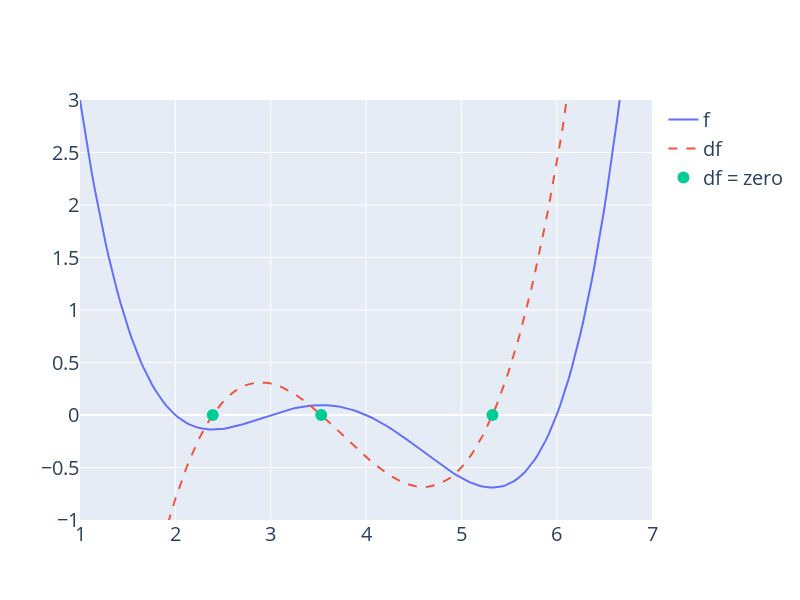

Source (notebook cell):
### Markdown cell above
We can visualize the value of the MSE on our dataset for different possible choices of $\theta_1$. To optimize our model, we want to select the value of $\theta_1$ that leads to the lowest MSE.

### Code cell
#| code-fold: true
import plotly.graph_objects as go

def derivative_arbitrary(x):
    return (4*x**3 - 45*x**2 + 160*x - 180)/10

fig = go.Figure()
roots = np.array([2.3927, 3.5309, 5.3263])

fig.add_trace(go.Scatter(x = xs, y = arbitrary(xs), 
                         mode = "lines", name = "f"))
fig.add_trace(go.Scatter(x = xs, y = derivative_arbitrary(xs), 
                         mode = "lines", name = "df", line = {"dash": "dash"}))
fig.add_trace(go.Scatter(x = np.array(roots), y = 0*roots, 
                         mode = "markers", name = "df = zero", marker_size = 12))
fig.update_layout(font_size = 20, yaxis_range=[-1, 3])
fig.update_layout(autosize=False, width=800, height=600)
fig.show()

### Figure 1 — Plotly figure (JSON) as saved in the notebook; plotly's stock layout.template omitted (floating-point values rounded to 4 significant figures; data arrays with more than 128 entries replaced by an {"elided": "..."} marker saying what was removed)
{"data": [{"mode": "lines", "name": "f", "type": "scatter", "x": {"elided": "200 float values"}, "y": {"elided": "200 float values"}}, {"line": {"dash": "dash"}, "mode": "lines", "name": "df", "type": "scatter", "x": {"elided": "200 float values"}, "y": {"elided": "200 float values"}}, {"marker": {"size": 12}, "mode": "markers", "name": "df = zero", "type": "scatter", "x": [2.393, 3.531, 5.326], "y": [0, 0, 0]}], "layout": {"autosize": false, "font": {"size": 20}, "height": 600, "width": 800, "yaxis": {"range": [-1, 3]}}}
